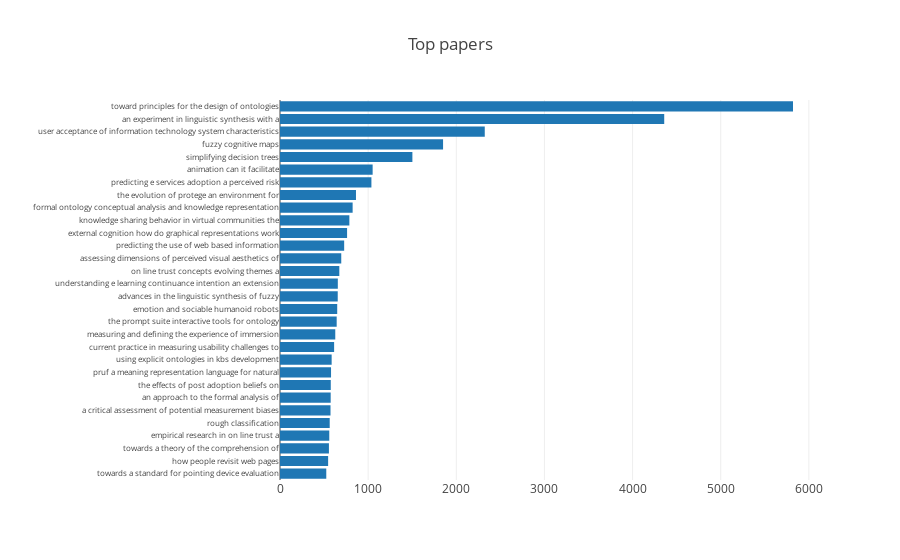

Notebook source saved alongside this figure:
### Markdown cell above
# Top papers

### Code cell
TOP_N = 30
top_papers = ijhcs.sort_values('citationcount', ascending=False)[['papertitle', 'citationcount']][:TOP_N]

trace0 = go.Bar(x=top_papers.citationcount,
                y=top_papers.papertitle.map(lambda title: ' '.join(title.split(' ')[:7])),
                orientation = 'h')

layout = go.Layout(title='Top papers',
                   margin=dict(l=280),
                   yaxis=dict(tickfont=dict(size=8),
                              autorange='reversed'))

fig = go.Figure(data=[trace0], layout=layout)
plotly.offline.iplot(fig)
pio.write_image(fig, 'reports/images/ijhcs_top_papers.png')

### Figure 1 — Plotly figure (JSON) as saved in the notebook; plotly's stock layout.template omitted (floating-point values rounded to 4 significant figures)
{"data": [{"orientation": "h", "type": "bar", "uid": "cc08e5f1-d3f9-479c-9736-68a04bc05ae6", "x": [5820, 4359, 2323, 1850, 1502, 1051, 1037, 862, 824, 787, 761, 728, 695, 673, 656, 655, 649, 643, 627, 614, 586, 579, 576, 575, 573, 564, 559, 555, 546, 525], "y": ["toward principles for the design of ontologies", "an experiment in linguistic synthesis with a", "user acceptance of information technology system characteristics", "fuzzy cognitive maps", "simplifying decision trees", "animation can it facilitate", "predicting e services adoption a perceived risk", "the evolution of protege an environment for", "formal ontology conceptual analysis and knowledge representation", "knowledge sharing behavior in virtual communities the", "external cognition how do graphical representations work", "predicting the use of web based information", "assessing dimensions of perceived visual aesthetics of", "on line trust concepts evolving themes a", "understanding e learning continuance intention an extension", "advances in the linguistic synthesis of fuzzy", "emotion and sociable humanoid robots", "the prompt suite interactive tools for ontology", "measuring and defining the experience of immersion", "current practice in measuring usability challenges to", "using explicit ontologies in kbs development", "pruf a meaning representation language for natural", "the effects of post adoption beliefs on", "an approach to the formal analysis of", "a critical assessment of potential measurement biases", "rough classification", "empirical research in on line trust a", "towards a theory of the comprehension of", "how people revisit web pages", "towards a standard for pointing device evaluation"]}], "layout": {"margin": {"l": 280}, "title": {"text": "Top papers"}, "yaxis": {"autorange": "reversed", "tickfont": {"size": 8}}}}
